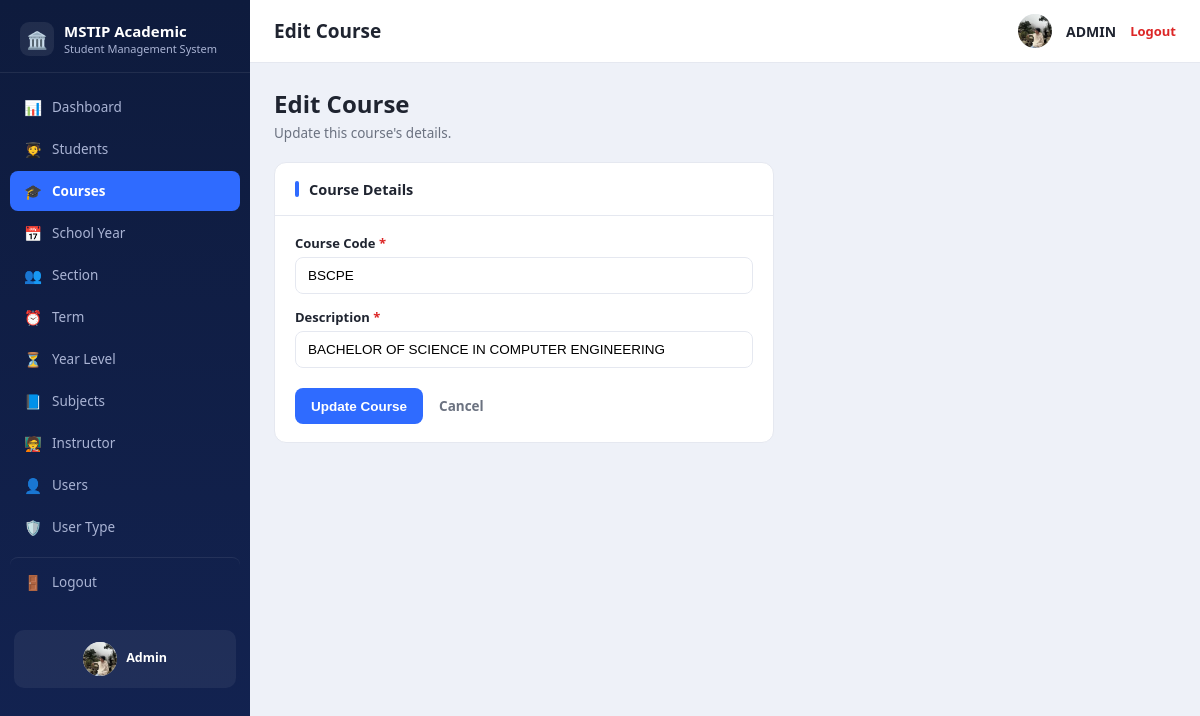
Screenshot of /course_edit.php?id=2 (signed in) with the database file from the repository.
### tables this page shows
CREATE TABLE `tbl_course` (
  `ID` int NOT NULL,
  `COURSE` varchar(100) NOT NULL,
  `DESCRIPTION` varchar(255) NOT NULL
);

### course_edit.php (the view, shortened to what this page needs)
<?php
require_once 'config.php';
$id = (int)($_GET['id'] ?? $_POST['id'] ?? 0);
$stmt = $pdo->prepare("SELECT * FROM tbl_course WHERE ID = ?");
$stmt->execute([$id]);
$row = $stmt->fetch();
$form = $row;
require_once 'includes/header.php';
?>
<div class="page-head">
  <div><h1>Edit Course</h1><p>Update this course's details.</p></div>
</div>
<div class="panel-card" style="max-width:500px;">
  <div class="panel-card-head"><span class="bar"></span><h2>Course Details</h2></div>
  <div class="panel-card-body">
    <form method="POST" action="course_edit.php?id=<?= $id ?>">
      <div class="field">
        <label for="COURSE">Course Code <span class="req">*</span></label>
        <input type="text" id="COURSE" name="COURSE" required value="<?= htmlspecialchars($form['COURSE']) ?>">
      </div>
      <div class="field">
        <label for="DESCRIPTION">Description <span class="req">*</span></label>
        <input type="text" id="DESCRIPTION" name="DESCRIPTION" required value="<?= htmlspecialchars($form['DESCRIPTION']) ?>">
      </div>
      <div class="form-actions">
        <button type="submit" class="btn btn-primary">Update Course</button>
        <a href="courses.php" class="btn btn-link">Cancel</a>
      </div>
    </form>
  </div>
</div>
<?php require_once 'includes/footer.php'; ?>

### assets/css/style.css (style rules this page uses)
:root { --sidebar-bg:#0e1b3d; --sidebar-bg-2:#132352; --sidebar-text:#aab4d4; --sidebar-active:#2f6bff; --bg:#eef1f8; --card:#ffffff; --border:#e5e8f0; --text:#1f2430; --muted:#6b7280; --danger:#dc2626; --danger-bg:#fee2e2; --success:#16a34a; --success-bg:#dcfce7; --accent:#2f6bff; --accent-dark:#1d4ed8; --sidebar-w:250px; }
* { box-sizing:border-box; }
body { margin:0; font-family:"Segoe UI",Roboto,Arial,sans-serif; background:var(--bg); color:var(--text); }
.page-head { display:flex;justify-content:space-between;align-items:flex-start;margin-bottom:20px;gap:12px;flex-wrap:wrap; }
.page-head h1 { font-size:24px;margin:0 0 4px;font-weight:800; }
.page-head p { margin:0;color:var(--muted);font-size:13.5px; }
.panel-card { background:var(--card);border:1px solid var(--border);border-radius:12px;overflow:hidden; }
.panel-card-head { display:flex;align-items:center;gap:10px;padding:16px 20px;border-bottom:1px solid var(--border); }
.panel-card-head .bar { width:4px;height:16px;border-radius:2px;background:var(--accent); }
.panel-card-head h2 { font-size:14.5px;margin:0;font-weight:700; }
.panel-card-body { padding:18px 20px; }
.btn { display:inline-block;border:none;border-radius:8px;padding:9px 16px;font-size:13.5px; font-weight:600;cursor:pointer;text-decoration:none; }
.btn-primary { background:var(--accent);color:#fff; }
.btn-link { background:none;color:var(--muted);padding:9px 6px; }
.field { margin-bottom:14px; }
.field label { display:block;font-size:13px;font-weight:600;margin-bottom:5px; }
.field label .req { color:var(--danger); }
.field input,.field select,.field textarea { width:100%;padding:10px 12px;border:1px solid var(--border);border-radius:8px;font-size:13.5px;background:#fff; }
.form-actions { margin-top:20px;display:flex;gap:10px; }

### rows the page displays
tbl_course: COURSE "BSCPE", DESCRIPTION "BACHELOR OF SCIENCE IN COMPUTER ENGINEERING"

### other values shown
$icon "📊"
$label "Dashboard"
$icon "🧑‍🎓"
$label "Students"
$icon "🎓"
$label "Courses"
$icon "📅"
$label "School Year"
$icon "👥"
$label "Section"
$icon "⏰"
$label "Term"
$icon "⏳"
$label "Year Level"
$icon "📘"
